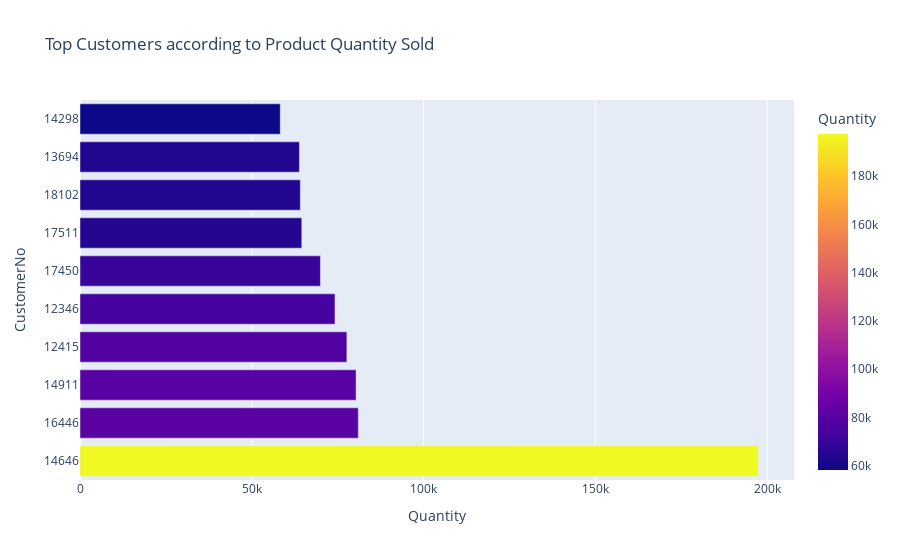

Write notebook code for a chart like this one.
### Code cell
# Grouping CustomerNo with Quantity
top_customer_by_quantity = df.groupby(['CustomerNo'])['Quantity'].sum().reset_index()
top_customer_by_quantity = top_customer_by_quantity.sort_values(by=['Quantity'], ascending = False)

# Horizontal bar plot for top customers by quantity
fig_customer_quantity = px.bar(top_customer_by_quantity.head(10), x="Quantity", y="CustomerNo", color="Quantity", orientation='h', title="Top Customers according to Product Quantity Sold")
fig_customer_quantity.update_xaxes(title="Quantity")
fig_customer_quantity.update_yaxes(title="CustomerNo", type = 'category')
fig_customer_quantity.show()

### Figure 1 — Plotly figure (JSON) as saved in the notebook; plotly's stock layout.template omitted (floating-point values rounded to 4 significant figures)
{"data": [{"alignmentgroup": "True", "hovertemplate": "Quantity=%{marker.color}<br>CustomerNo=%{y}<extra></extra>", "legendgroup": "", "marker": {"color": [197420, 80997, 80354, 77669, 74215, 69973, 64549, 64124, 63860, 58283], "coloraxis": "coloraxis", "pattern": {"shape": ""}}, "name": "", "offsetgroup": "", "orientation": "h", "showlegend": false, "textposition": "auto", "type": "bar", "x": [197420, 80997, 80354, 77669, 74215, 69973, 64549, 64124, 63860, 58283], "xaxis": "x", "y": [14646, 16446, 14911, 12415, 12346, 17450, 17511, 18102, 13694, 14298], "yaxis": "y"}], "layout": {"barmode": "relative", "coloraxis": {"colorbar": {"title": {"text": "Quantity"}}, "colorscale": [[0, "#0d0887"], [0.1111, "#46039f"], [0.2222, "#7201a8"], [0.3333, "#9c179e"], [0.4444, "#bd3786"], [0.5556, "#d8576b"], [0.6667, "#ed7953"], [0.7778, "#fb9f3a"], [0.8889, "#fdca26"], [1, "#f0f921"]]}, "legend": {"tracegroupgap": 0}, "title": {"text": "Top Customers according to Product Quantity Sold"}, "xaxis": {"anchor": "y", "domain": [0, 1], "title": {"text": "Quantity"}}, "yaxis": {"anchor": "x", "domain": [0, 1], "title": {"text": "CustomerNo"}, "type": "category"}}}
